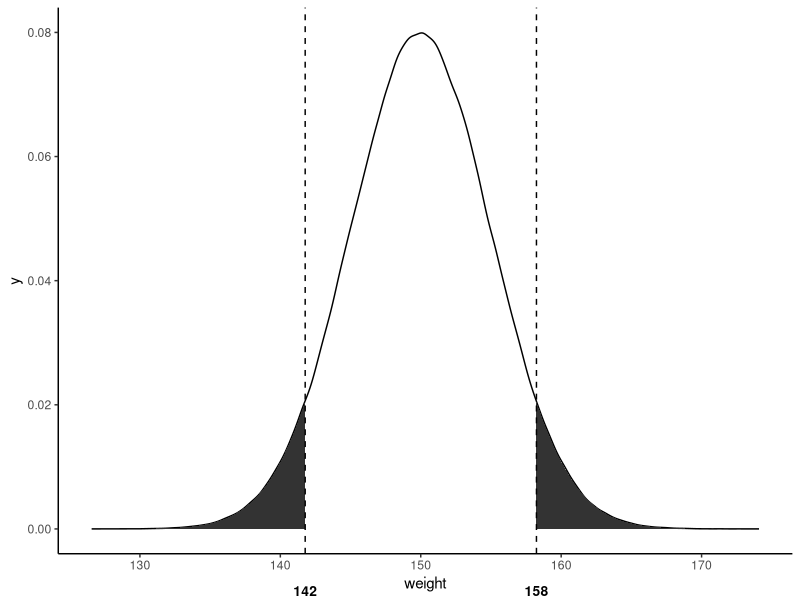

Here is the R script that generated this plot:
## ---- chunk 1
library(dplyr)
library(ggplot2)

m <- 150
std <- 5 

df <- data.frame(weight = rnorm(n = 1000000, mean = m, sd = std))

cutoff1  <- quantile(df$weight, .05)
cutoff2  <- quantile(df$weight, .95)

ggplot(df, aes(x = weight)) +
  geom_density() +
  stat_function(fun = dnorm, args = list(mean = m, sd = std), xlim = c(min(df$weight), cutoff1), geom = "area") +
  stat_function(fun = dnorm, args = list(mean = m, sd = std), xlim = c(cutoff2, max(df$weight)), geom = "area") +
  theme_classic() +
  geom_vline(xintercept = cutoff1, linetype= "dashed") + 
  geom_vline(xintercept = cutoff2, linetype= "dashed") +
  annotate("text", x = cutoff1, y = -.01, label = as.character(round(cutoff1)), size = 3.5, fontface = "bold") +
  annotate("text", x = cutoff2, y = -.01, label = as.character(round(cutoff2)), size = 3.5, fontface = "bold") +
  coord_cartesian(ylim = c(0, .08), clip = "off") 


